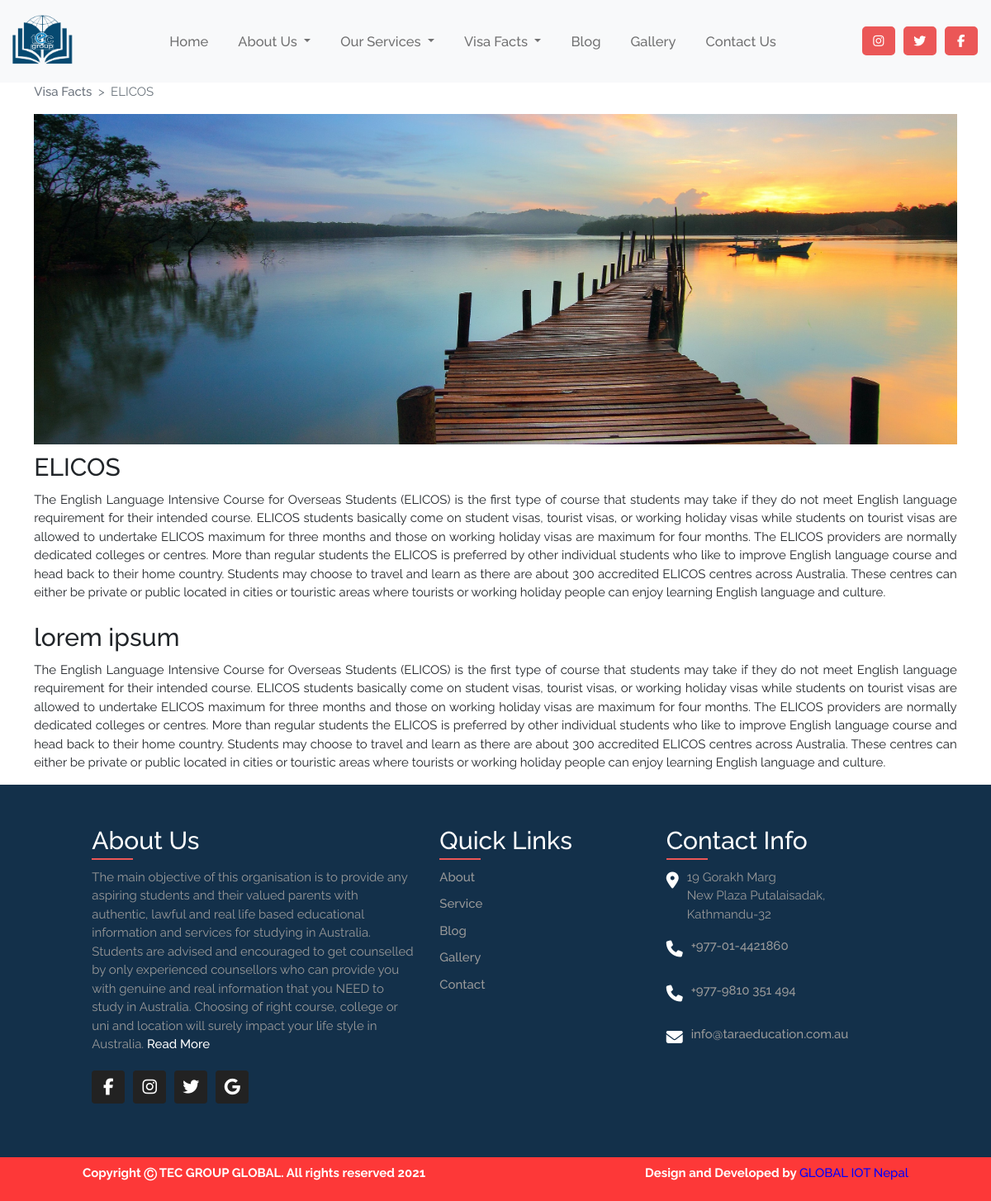
/visafacts/2, run on the app's committed database.
### visafacts/models.py (models this page shows, shortened)
class VisaDetail(models.Model):
    visa_title = models.CharField(max_length=400,blank=True)
    visa_img = models.ImageField(upload_to='photos/%Y/%m/%d')
    visa_detail = models.TextField(blank=True)
    visa_2nd_title = models.CharField(max_length=400,blank=True)
    visa_2nd_detail = models.TextField(blank=True)

### visafacts/views.py (the view)
# urls.py: path('<int:visa_id>', views.getVisaDetail, name='visa'),
def getVisaDetail(request, visa_id):
    visaDetail = get_object_or_404(VisaDetail, pk=visa_id)
    context = {
        'visaDetail': visaDetail
    }
    return render(request, 'pages/visafact.html', context)

### pages/context_processors.py (called while the page is built)
def message_context_processor(request):
    message = Message.objects.all()
    visas = VisaDetail.objects.all()
    service = Service.objects.all()
    context = {
        "message": message,
        "visas": visas,
        "service": service
    }
    return context

### templates/pages/visafact.html
{% extends 'base.html' %} {% load static %} {% block css %}
<link rel="stylesheet" href="{% static 'css/visafact.css' %}" />
{% endblock %} {% block content %}
{% if visaDetail %}
    <section class="visa-section">
        <div class="container">
            <nav style="--bs-breadcrumb-divider: '>';" aria-label="breadcrumb">
                <ol class="breadcrumb">
                <li class="breadcrumb-item"><a href="#">Visa Facts</a></li>
                <li class="breadcrumb-item active" aria-current="page">{{visaDetail.visa_title}}</li>
                </ol>
            </nav>
            <div class="visa-svf">
                <div class="visa-img row">
                <img src="{{visaDetail.visa_img.url}}" class="img-responsive">
                </div>
                <div class="row">
                    <h2>{{visaDetail.visa_title}}</h2>
                    <p>
                        {{visaDetail.visa_detail}}
                    </p>
                </div>
                <div class="row">
                    <h2>{{visaDetail.visa_2nd_title}}</h2>
                    <p>{{visaDetail.visa_2nd_detail}}</p>
                </div>
            </div>
        </div>
    </section>
{% endif %}
{% endblock %}

### AU/static/css/navFooter.css (style rules this page uses)
html, body { font-family: "Raleway"; font-size: 15px; line-height: 1.5; box-sizing: border-box; margin: 0; left: 0; top: 0; }
a { text-decoration: none; color: rgba(43, 54, 69, 0.7); font-weight: 500; }

### AU/static/css/visafact.css (style rules this page uses)
.visa-section { margin-top: 100px; }
.visa-section h2 { margin: 10px auto; }
.visa-section p { text-align: justify; }
.visa-img { height: 400px; }
.visa-img img { height: 100%; object-fit: cover; }

### data on the page
VisaDetail: visa_title "ELICOS", visa_img (picture), visa_detail "The English Language Intensive Course for Overseas Students (ELICOS) is the first type of course that students may take if they do not meet English language requirement for their intended course. ELICOS students basically come on student visas, tourist visas, or working holiday visas while students on tourist visas are allowed to undertake ELICOS maximum for three months and those on working holiday visas are maximum for four months. The ELICOS providers are normally dedicated colleges or centres. More than regular students the ELICOS is preferred by other individual students who like to improve English language course and head back to their home country. Students may choose to travel and…", visa_2nd_title "lorem ipsum", visa_2nd_detail "The English Language Intensive Course for Overseas Students (ELICOS) is the first type of course that students may take if they do not meet English language requirement for their intended course. ELICOS students basically come on student visas, tourist visas, or working holiday visas while students on tourist visas are allowed to undertake ELICOS maximum for three months and those on working holiday visas are maximum for four months. The ELICOS providers are normally dedicated colleges or centres. More than regular students the ELICOS is preferred by other individual students who like to improve English language course and head back to their home country. Students may choose to travel and…"
